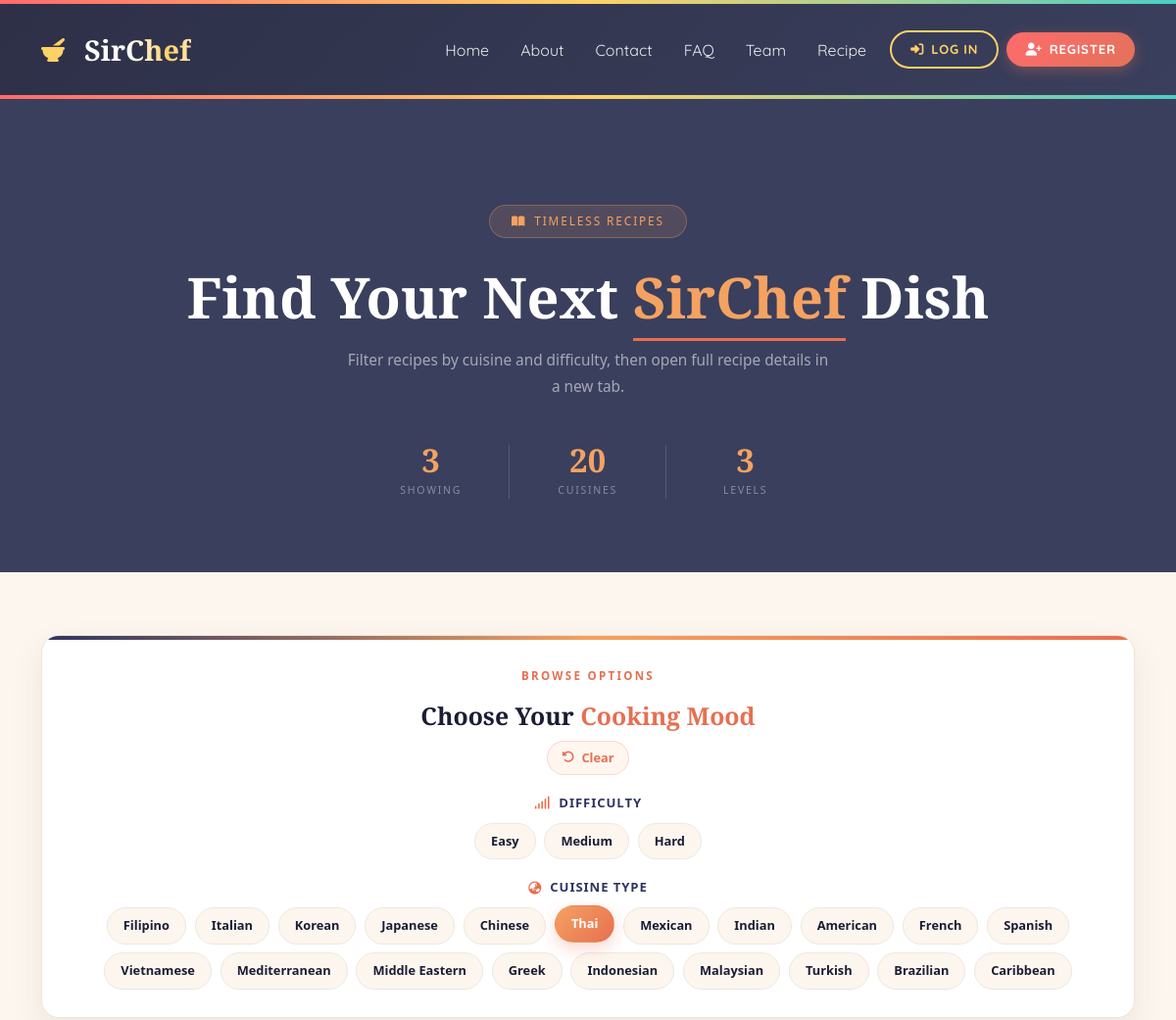
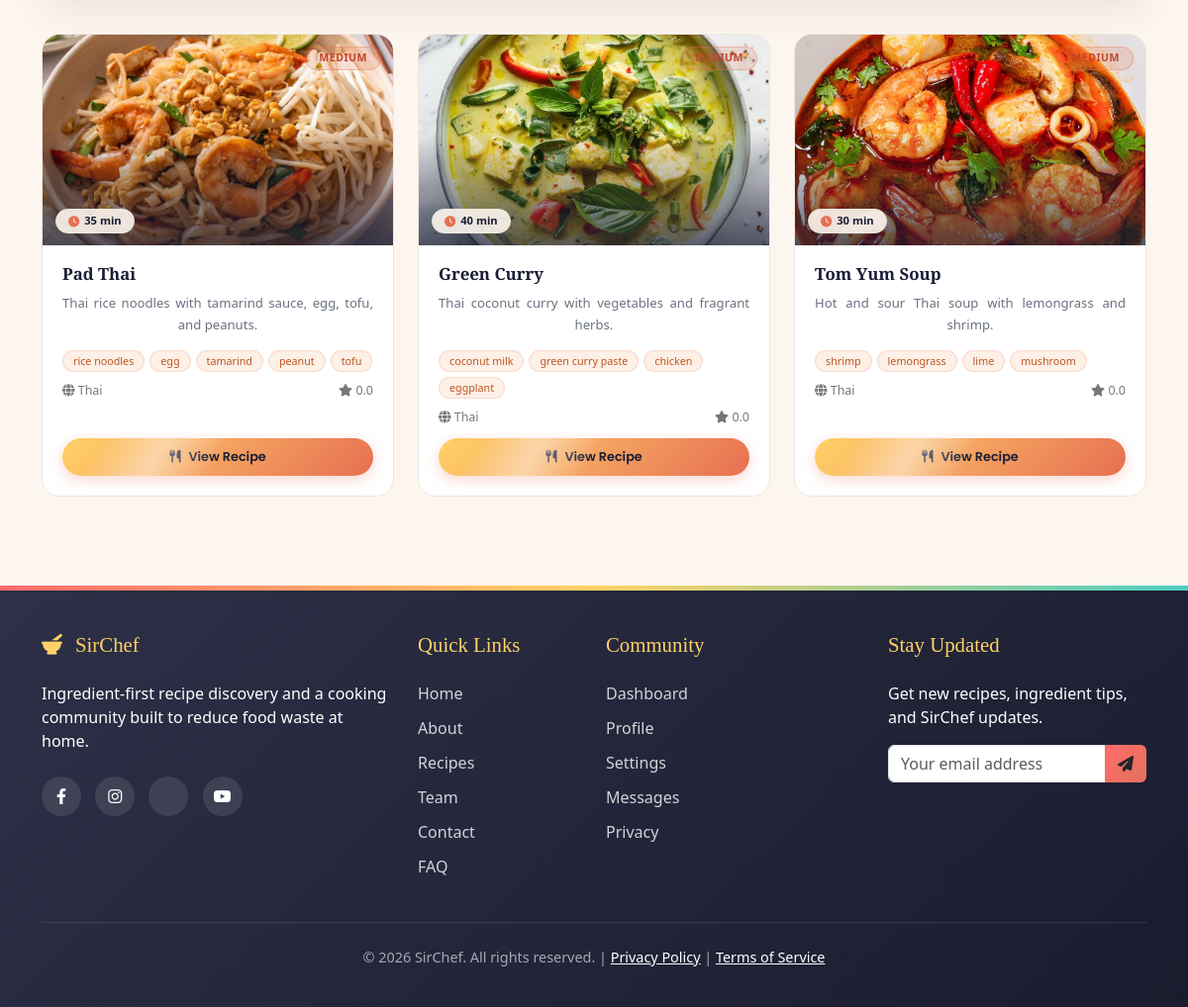
Page /Pages/recipe.php?cuisine=Thai on the committed database (2 pictures, top to bottom).
### tables this page shows
CREATE TABLE recipes (
  id INT AUTO_INCREMENT PRIMARY KEY,
  user_id INT NULL,
  title VARCHAR(180) NOT NULL,
  description TEXT NOT NULL,
  duration_minutes INT NOT NULL,
  difficulty ENUM('Easy','Medium','Hard') NOT NULL,
  cuisine VARCHAR(80) NOT NULL,
  category VARCHAR(80) NOT NULL DEFAULT 'Dishes',
  image VARCHAR(255) NOT NULL,
  youtube_url VARCHAR(255) NULL,
  instructions TEXT NOT NULL,
  source_type ENUM('admin','user') NOT NULL DEFAULT 'admin',
  status ENUM('draft','published') NOT NULL DEFAULT 'published',
  search_count INT NOT NULL DEFAULT 0,
  views INT NOT NULL DEFAULT 0,
  created_at DATETIME NOT NULL DEFAULT CURRENT_TIMESTAMP,
  updated_at DATETIME NOT NULL DEFAULT CURRENT_TIMESTAMP ON UPDATE CURRENT_TIMESTAMP,
  FOREIGN KEY (user_id) REFERENCES users(id) ON DELETE SET NULL
);

CREATE TABLE recipe_ingredients (
  id INT AUTO_INCREMENT PRIMARY KEY,
  recipe_id INT NOT NULL,
  ingredient_name VARCHAR(140) NOT NULL,
  quantity VARCHAR(80) NULL,
  FOREIGN KEY (recipe_id) REFERENCES recipes(id) ON DELETE CASCADE,
  INDEX (ingredient_name)
);

### Pages/helpers.php (called while the page is built, shortened)
<?php
function e(?string $value): string {
    return htmlspecialchars($value ?? "", ENT_QUOTES, "UTF-8");
}
?>

### Pages/recipe.php (the view, shortened to what this page needs)
<?php
require_once "db.php";
require_once "helpers.php";
$cuisines = ["Filipino","Italian","Korean","Japanese","Chinese","Thai","Mexican","Indian","American","French","Spanish","Vietnamese","Mediterranean","Middle Eastern","Greek","Indonesian","Malaysian","Turkish","Brazilian","Caribbean"];
$difficulty = $_GET["difficulty"] ?? "";
$cuisine = $_GET["cuisine"] ?? "";
$sql = "SELECT r.*, COALESCE(ROUND(AVG(rr.rating),1),0) avg_rating FROM recipes r LEFT JOIN recipe_ratings rr ON rr.recipe_id = r.id WHERE r.status = 'published'";
$params = [];
$types = "";
if (in_array($cuisine, $cuisines, true)) { $sql .= " AND r.cuisine = ?"; $params[] = $cuisine; $types .= "s"; }
$sql .= " GROUP BY r.id ORDER BY r.created_at DESC";
$stmt = $conn->prepare($sql);
if ($params) $stmt->bind_param($types, ...$params);
$stmt->execute();
$recipes = $stmt->get_result()->fetch_all(MYSQLI_ASSOC);
?>
<!doctype html>
<html lang="en">
<head>
  <link rel="stylesheet" href="../styles/main.css">
  <link rel="stylesheet" href="../styles/recipe.css">
  <link href="https://cdn.jsdelivr.net/npm/bootstrap@5.3.0/dist/css/bootstrap.min.css" rel="stylesheet">
  <link rel="stylesheet" href="https://cdnjs.cloudflare.com/ajax/libs/font-awesome/6.4.0/css/all.min.css">
</head>
<body>
<?php include "header.php"; ?>
<section class="page-hero">
  <div class="container">
    <span class="hero-badge"><i class="fas fa-book-open"></i> Timeless Recipes</span>
    <h1>Find Your Next <em>SirChef</em> Dish</h1>
    <p class="hero-sub">Filter recipes by cuisine and difficulty, then open full recipe details in a new tab.</p>
    <div class="hero-stats">
      <div class="hs-item"><span class="hs-num"><?= count($recipes) ?></span><span class="hs-lbl">Showing</span></div>
      <div class="hs-item"><span class="hs-num">20</span><span class="hs-lbl">Cuisines</span></div>
      <div class="hs-item"><span class="hs-num">3</span><span class="hs-lbl">Levels</span></div>
    </div>
  </div>
</section>
<main class="recipes-section">
  <div class="container">
    <section class="recipe-options-panel">
      <div class="options-head">
        <span class="eyebrow">Browse Options</span>
        <h2 class="sec-title">Choose Your <span>Cooking Mood</span></h2>
        <a href="recipe.php" class="clear-options"><i class="fas fa-rotate-left"></i> Clear</a>
      </div>
      <div class="option-group">
        <div class="option-label"><i class="fas fa-signal"></i> Difficulty</div>
        <div class="option-pills">
          <?php foreach (["Easy","Medium","Hard"] as $item): ?>
            <?php $url = "recipe.php?" . http_build_query(array_filter(["cuisine" => $cuisine, "difficulty" => $item])); ?>
            <a class="option-pill <?= $difficulty === $item ? "active" : "" ?>" href="<?= e($url) ?>"><?= e($item) ?></a>
          <?php endforeach; ?>
        </div>
      </div>
      <div class="option-group">
        <div class="option-label"><i class="fas fa-globe-asia"></i> Cuisine Type</div>
        <div class="option-pills cuisine-pills">
          <?php foreach ($cuisines as $item): ?>
            <?php $url = "recipe.php?" . http_build_query(array_filter(["cuisine" => $item, "difficulty" => $difficulty])); ?>
            <a class="option-pill <?= $cuisine === $item ? "active" : "" ?>" href="<?= e($url) ?>"><?= e($item) ?></a>
          <?php endforeach; ?>
        </div>
      </div>
    </section>
    <div class="row g-4" id="recipe-grid">
      <?php foreach ($recipes as $recipe): ?>
        <?php
          $stmt = $conn->prepare("SELECT ingredient_name FROM recipe_ingredients WHERE recipe_id = ? LIMIT 5");
          $rid = (int) $recipe["id"];
          $stmt->bind_param("i", $rid);
          $stmt->execute();
          $ings = $stmt->get_result()->fetch_all(MYSQLI_ASSOC);
        ?>
        <div class="col-sm-6 col-lg-4 recipe-card-wrap visible">
          <article class="recipe-card-new">
            <div class="recipe-photo">
              <img src="<?= e($recipe["image"]) ?>" alt="<?= e($recipe["title"]) ?>" loading="lazy">
              <span class="diff-badge <?= strtolower(e($recipe["difficulty"])) ?>"><?= e($recipe["difficulty"]) ?></span>
              <span class="time-badge"><i class="fas fa-clock"></i> <?= (int) $recipe["duration_minutes"] ?> min</span>
            </div>
            <div class="recipe-body">
              <h5><?= e($recipe["title"]) ?></h5>
              <p><?= e($recipe["description"]) ?></p>
              <div class="ing-preview">
                <?php foreach ($ings as $ing): ?><span class="ing-chip"><?= e($ing["ingredient_name"]) ?></span><?php endforeach; ?>
              </div>
              <div class="recipe-mini-meta">
                <span><i class="fas fa-globe"></i> <?= e($recipe["cuisine"]) ?></span>
                <span><i class="fas fa-star"></i> <?= e((string) $recipe["avg_rating"]) ?></span>
              </div>
              <a class="btn-view" href="recipe_detail.php?id=<?= (int) $recipe["id"] ?>" target="_blank"><i class="fas fa-utensils"></i> View Recipe</a>
            </div>
          </article>
        </div>
      <?php endforeach; ?>
    </div>
  </div>
</main>
<?php include "footer.php"; include "login_regis.php"; ?>
</body>
</html>

### styles/main.css (style rules this page uses)
:root { --primary-color: #ff6b6b; --secondary-color: #4ecdc4; --accent-color: #ffd166; --dark-color: #2d3047; --light-color: #f7fff7; --earth-color: #8b4513; --terracotta: #e2725b; --sage-green: #87a96b; --mustard: #d4a017; --dark: #2d3047; --darker: #232538; --gold: #cba409; --gold-lt: #f0c040; --coral: #e8604c; --teal: #4ecdc4; --cream: #fdf6e3; --cream-dk: #f5ead4; --text-lt: rgba(255,255,255,0.80); --text-dim: rgba(255,255,255,0.50); }
*, *::before, *::after { margin: 0; padding: 0; box-sizing: border-box; }
html, body { margin: 0; padding: 0; }
body { font-family: "Poppins", sans-serif; background-color: #fdf6e3; color: #333; overflow-x: hidden; background-image: radial-gradient(circle at 10% 20%, rgba(255,215,102,0.1) 0%, transparent 20%), radial-gradient(circle at 90% 80%, rgba(78,205,196,0.1) 0%, transparent 20%); }
h1, h2, h3, h4, h5 { font-family: "Playfair Display", serif; font-weight: 600; }

### rows in the picture
recipes: image (picture), difficulty "MEDIUM", duration_minutes "35", title "Pad Thai", description "Thai rice noodles with tamarind sauce, egg, tofu, and peanuts.", cuisine "Thai", avg_rating "0.0"
recipe_ingredients: ingredient_name "rice noodles"
recipe_ingredients: ingredient_name "egg"
recipe_ingredients: ingredient_name "tamarind"
recipe_ingredients: ingredient_name "peanut"
recipe_ingredients: ingredient_name "tofu"
recipes: image (picture), difficulty "MEDIUM", duration_minutes "40", title "Green Curry", description "Thai coconut curry with vegetables and fragrant herbs.", cuisine "Thai", avg_rating "0.0"
recipe_ingredients: ingredient_name "coconut milk"
recipe_ingredients: ingredient_name "green curry paste"
recipe_ingredients: ingredient_name "chicken"
recipe_ingredients: ingredient_name "eggplant"
recipes: image (picture), difficulty "MEDIUM", duration_minutes "30", title "Tom Yum Soup", description "Hot and sour Thai soup with lemongrass and shrimp.", cuisine "Thai", avg_rating "0.0"
recipe_ingredients: ingredient_name "shrimp"
recipe_ingredients: ingredient_name "lemongrass"
recipe_ingredients: ingredient_name "lime"
recipe_ingredients: ingredient_name "mushroom"

### other values in the picture
count($recipes) "3"
$item "Easy"
$item "Medium"
$item "Hard"
$item "Filipino"
$item "Italian"
$item "Korean"
$item "Japanese"
$item "Chinese"
$item "Thai"
$item "Mexican"
$item "Indian"
$item "American"
$item "French"
$item "Spanish"
